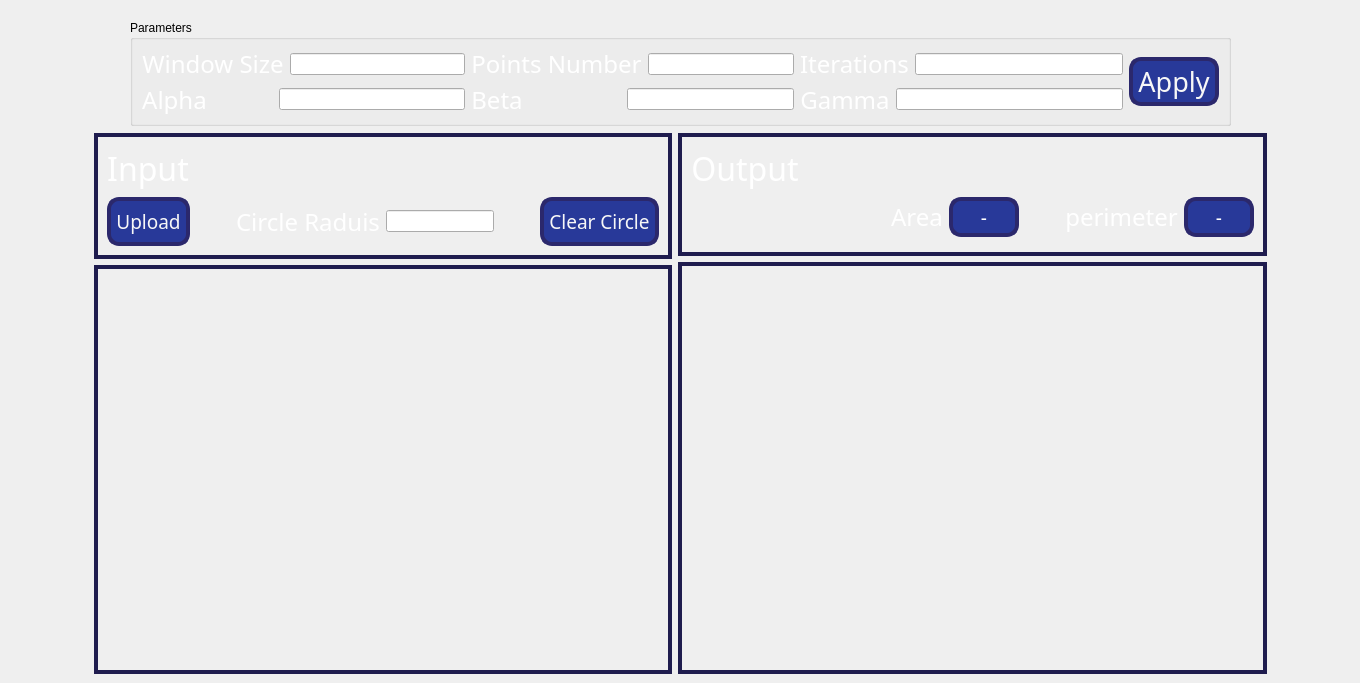
      <widget class="QWidget" name="contourTab">
       <attribute name="title">
        <string>Active Contour</string>
       </attribute>
       <widget class="QWidget" name="">
        <property name="geometry">
         <rect>
          <x>10</x>
          <y>20</y>
          <width>1341</width>
          <height>106</height>
         </rect>
        </property>
        <layout class="QHBoxLayout" name="horizontalLayout_15" stretch="0,0,0">
         <item>
          <spacer name="horizontalSpacer_6">
           <property name="orientation">
            <enum>Qt::Horizontal</enum>
           </property>
           <property name="sizeType">
            <enum>QSizePolicy::Maximum</enum>
           </property>
           <property name="sizeHint" stdset="0">
            <size>
             <width>120</width>
             <height>17</height>
            </size>
           </property>
          </spacer>
         </item>
         <item>
          <widget class="QGroupBox" name="groupBox">
           <property name="title">
            <string>Parameters</string>
           </property>
           <layout class="QGridLayout" name="gridLayout_7">
            <item row="0" column="0">
             <layout class="QHBoxLayout" name="horizontalLayout_16">
              <item>
               <widget class="QLabel" name="inputLabel_4">
                <property name="font">
                 <font>
                  <family>Impact</family>
                  <pointsize>18</pointsize>
                  <bold>false</bold>
                 </font>
                </property>
                <property name="styleSheet">
                 <string notr="true">QLabel{
	color: white;
	border:none;
}</string>
                </property>
                <property name="text">
                 <string>Window Size</string>
                </property>
                <property name="alignment">
                 <set>Qt::AlignCenter</set>
                </property>
               </widget>
              </item>
              <item>
               <widget class="QLineEdit" name="lineEdit_2"/>
              </item>
             </layout>
            </item>
            <item row="0" column="1">
             <layout class="QHBoxLayout" name="horizontalLayout_17">
              <item>
               <widget class="QLabel" name="inputLabel_7">
                <property name="font">
                 <font>
                  <family>Impact</family>
                  <pointsize>18</pointsize>
                  <bold>false</bold>
                 </font>
                </property>
                <property name="styleSheet">
                 <string notr="true">QLabel{
	color: white;
	border:none;
}</string>
                </property>
                <property name="text">
                 <string>Points Number</string>
                </property>
                <property name="alignment">
                 <set>Qt::AlignCenter</set>
                </property>
               </widget>
              </item>
              <item>
               <widget class="QLineEdit" name="lineEdit_3"/>
              </item>
             </layout>
            </item>
            <item row="0" column="2">
             <layout class="QHBoxLayout" name="horizontalLayout_18">
              <item>
               <widget class="QLabel" name="inputLabel_8">
                <property name="font">
                 <font>
                  <family>Impact</family>
                  <pointsize>18</pointsize>
                  <bold>false</bold>
                 </font>
                </property>
                <property name="styleSheet">
                 <string notr="true">QLabel{
	color: white;
	border:none;
}</string>
                </property>
                <property name="text">
                 <string>Iterations</string>
                </property>
                <property name="alignment">
                 <set>Qt::AlignCenter</set>
                </property>
               </widget>
              </item>
              <item>
               <widget class="QLineEdit" name="lineEdit_4"/>
              </item>
             </layout>
            </item>
            <item row="0" column="3" rowspan="2">
             <widget class="QPushButton" name="medianFilter_3">
              <property name="minimumSize">
               <size>
                <width>0</width>
                <height>0</height>
               </size>
              </property>
              <property name="maximumSize">
               <size>
                <width>16777215</width>
                <height>16777215</height>
               </size>
              </property>
              <property name="font">
               <font>
                <family>Impact</family>
                <pointsize>20</pointsize>
                <bold>false</bold>
               </font>
              </property>
              <property name="layoutDirection">
               <enum>Qt::LeftToRight</enum>
              </property>
              <property name="autoFillBackground">
               <bool>false</bool>
              </property>
              <property name="styleSheet">
               <string notr="true">QPushButton{
appearance: button;
backface-visibility: hidden;
background-color: #283999;
border-radius: 12px;
border: 4px solid rgb(43, 40, 108);
box-shadow: rgba(50, 50, 93, .1) 0 0 0 1px inset,rgba(50, 50, 93, .1) 0 2px 5px 0,rgba(0, 0, 0, .07) 0 1px 1px 0;
	color: rgb(247, 247, 247);
cursor: pointer;
font-size: 100%;
height: 35px;
padding: 3px 5px;
position: relative;
text-align: center;
}
QPushButton:hover{
background-color: #3348c1;
}
QPushButton:pressed{
background-color: #1c2973;
}</string>
              </property>
              <property name="text">
               <string>Apply</string>
              </property>
              <property name="autoDefault">
               <bool>false</bool>
              </property>
             </widget>
            </item>
            <item row="1" column="0">
             <layout class="QHBoxLayout" name="horizontalLayout_22">
              <item>
               <widget class="QLabel" name="inputLabel_12">
                <property name="font">
                 <font>
                  <family>Impact</family>
                  <pointsize>18</pointsize>
                  <bold>false</bold>
                 </font>
                </property>
                <property name="styleSheet">
                 <string notr="true">QLabel{
	color: white;
	border:none;
}</string>
                </property>
                <property name="text">
                 <string>Alpha</string>
                </property>
                <property name="alignment">
                 <set>Qt::AlignCenter</set>
                </property>
               </widget>
              </item>
              <item>
               <spacer name="horizontalSpacer_10">
                <property name="orientation">
                 <enum>Qt::Horizontal</enum>
                </property>
                <property name="sizeType">
                 <enum>QSizePolicy::Maximum</enum>
                </property>
                <property name="sizeHint" stdset="0">
                 <size>
                  <width>66</width>
                  <height>20</height>
                 </size>
                </property>
               </spacer>
              </item>
              <item>
               <widget class="QLineEdit" name="lineEdit_8"/>
              </item>
             </layout>
            </item>
            <item row="1" column="1">
             <layout class="QHBoxLayout" name="horizontalLayout_23">
              <item>
               <widget class="QLabel" name="inputLabel_13">
                <property name="font">
                 <font>
                  <family>Impact</family>
                  <pointsize>18</pointsize>
                  <bold>false</bold>
                 </font>
                </property>
                <property name="styleSheet">
                 <string notr="true">QLabel{
	color: white;
	border:none;
}</string>
                </property>
                <property name="text">
                 <string>Beta</string>
                </property>
                <property name="alignment">
                 <set>Qt::AlignCenter</set>
                </property>
               </widget>
              </item>
              <item>
               <spacer name="horizontalSpacer_11">
                <property name="orientation">
                 <enum>Qt::Horizontal</enum>
                </property>
                <property name="sizeType">
                 <enum>QSizePolicy::Maximum</enum>
                </property>
                <property name="sizeHint" stdset="0">
                 <size>
                  <width>98</width>
                  <height>20</height>
                 </size>
                </property>
               </spacer>
              </item>
              <item>
               <widget class="QLineEdit" name="lineEdit_9"/>
              </item>
             </layout>
            </item>
            <item row="1" column="2">
             <layout class="QHBoxLayout" name="horizontalLayout_21">
              <item>
               <widget class="QLabel" name="inputLabel_11">
                <property name="font">
                 <font>
                  <family>Impact</family>
                  <pointsize>18</pointsize>
                  <bold>false</bold>
                 </font>
                </property>
                <property name="styleSheet">
                 <string notr="true">QLabel{
	color: white;
	border:none;
}</string>
                </property>
                <property name="text">
                 <string>Gamma</string>
                </property>
                <property name="alignment">
                 <set>Qt::AlignCenter</set>
                </property>
               </widget>
              </item>
              <item>
               <widget class="QLineEdit" name="lineEdit_7"/>
              </item>
             </layout>
            </item>
           </layout>
          </widget>
         </item>
         <item>
          <spacer name="horizontalSpacer_7">
           <property name="orientation">
            <enum>Qt::Horizontal</enum>
           </property>
           <property name="sizeType">
            <enum>QSizePolicy::Maximum</enum>
           </property>
           <property name="sizeHint" stdset="0">
            <size>
             <width>120</width>
             <height>17</height>
            </size>
           </property>
          </spacer>
         </item>
        </layout>
       </widget>
       <widget class="QWidget" name="">
        <property name="geometry">
         <rect>
          <x>10</x>
          <y>133</y>
          <width>1341</width>
          <height>541</height>
         </rect>
        </property>
        <layout class="QHBoxLayout" name="horizontalLayout_13">
         <item>
          <spacer name="horizontalSpacer_4">
           <property name="orientation">
            <enum>Qt::Horizontal</enum>
           </property>
           <property name="sizeHint" stdset="0">
            <size>
             <width>40</width>
             <height>20</height>
            </size>
           </property>
          </spacer>
         </item>
         <item>
          <layout class="QVBoxLayout" name="verticalLayout_4" stretch="0,2">
           <item>
            <widget class="QFrame" name="frame_2">
             <property name="styleSheet">
              <string notr="true">QFrame{
border: 4px solid #1f1c4e;
border-raduis: 10px;
}</string>
             </property>
             <property name="frameShape">
              <enum>QFrame::StyledPanel</enum>
             </property>
             <property name="frameShadow">
              <enum>QFrame::Raised</enum>
             </property>
             <layout class="QGridLayout" name="gridLayout_4">
              <item row="0" column="0" alignment="Qt::AlignLeft">
               <widget class="QLabel" name="inputLabel_2">
                <property name="font">
                 <font>
                  <family>Impact</family>
                  <pointsize>24</pointsize>
                  <bold>false</bold>
                 </font>
                </property>
                <property name="styleSheet">
                 <string notr="true">QLabel{
	color: white;
	border:none;
}</string>
                </property>
                <property name="text">
                 <string>Input</string>
                </property>
                <property name="alignment">
                 <set>Qt::AlignCenter</set>
                </property>
               </widget>
              </item>
              <item row="1" column="0">
               <layout class="QHBoxLayout" name="horizontalLayout_9">
                <item>
                 <widget class="QPushButton" name="importButton_2">
                  <property name="minimumSize">
                   <size>
                    <width>0</width>
                    <height>0</height>
                   </size>
                  </property>
                  <property name="maximumSize">
                   <size>
                    <width>16777215</width>
                    <height>16777215</height>
                   </size>
                  </property>
                  <property name="font">
                   <font>
                    <family>Impact</family>
                    <pointsize>14</pointsize>
                    <bold>false</bold>
                   </font>
                  </property>
                  <property name="layoutDirection">
                   <enum>Qt::LeftToRight</enum>
                  </property>
                  <property name="autoFillBackground">
                   <bool>false</bool>
                  </property>
                  <property name="styleSheet">
                   <string notr="true">QPushButton{
appearance: button;
backface-visibility: hidden;
background-color: #283999;
border-radius: 12px;
border: 4px solid rgb(43, 40, 108);
box-shadow: rgba(50, 50, 93, .1) 0 0 0 1px inset,rgba(50, 50, 93, .1) 0 2px 5px 0,rgba(0, 0, 0, .07) 0 1px 1px 0;
	color: rgb(247, 247, 247);
cursor: pointer;
font-size: 100%;
height: 35px;
padding: 3px 5px;
position: relative;
text-align: center;
}
QPushButton:hover{
background-color: #3348c1;
}
QPushButton:pressed{
background-color: #1c2973;
}</string>
                  </property>
                  <property name="text">
                   <string>Upload</string>
                  </property>
                  <property name="autoDefault">
                   <bool>false</bool>
                  </property>
                 </widget>
                </item>
                <item>
                 <spacer name="horizontalSpacer_2">
                  <property name="orientation">
                   <enum>Qt::Horizontal</enum>
                  </property>
                  <property name="sizeHint" stdset="0">
                   <size>
                    <width>40</width>
                    <height>20</height>
                   </size>
                  </property>
                 </spacer>
                </item>
                <item>
                 <layout class="QHBoxLayout" name="horizontalLayout_6">
                  <item>
                   <widget class="QLabel" name="inputLabel_3">
                    <property name="font">
                     <font>
                      <family>Impact</family>
                      <pointsize>18</pointsize>
                      <bold>false</bold>
                     </font>
                    </property>
                    <property name="styleSheet">
                     <string notr="true">QLabel{
	color: white;
	border:none;
}</string>
                    </property>
                    <property name="text">
                     <string>Circle Raduis</string>
                    </property>
                    <property name="alignment">
                     <set>Qt::AlignCenter</set>
                    </property>
                   </widget>
                  </item>
                  <item>
                   <widget class="QLineEdit" name="lineEdit"/>
                  </item>
                 </layout>
                </item>
                <item>
                 <spacer name="horizontalSpacer_9">
                  <property name="orientation">
                   <enum>Qt::Horizontal</enum>
                  </property>
                  <property name="sizeHint" stdset="0">
                   <size>
                    <width>40</width>
                    <height>20</height>
                   </size>
                  </property>
                 </spacer>
                </item>
                <item>
                 <widget class="QPushButton" name="resetButton_2">
                  <property name="minimumSize">
                   <size>
                    <width>0</width>
                    <height>0</height>
                   </size>
                  </property>
                  <property name="maximumSize">
                   <size>
                    <width>16777215</width>
                    <height>16777215</height>
                   </size>
                  </property>
                  <property name="font">
                   <font>
                    <family>Impact</family>
                    <pointsize>14</pointsize>
                    <bold>false</bold>
                   </font>
                  </property>
                  <property name="layoutDirection">
                   <enum>Qt::LeftToRight</enum>
                  </property>
                  <property name="autoFillBackground">
                   <bool>false</bool>
                  </property>
                  <property name="styleSheet">
                   <string notr="true">QPushButton{
appearance: button;
backface-visibility: hidden;
background-color: #283999;
border-radius: 12px;
border: 4px solid rgb(43, 40, 108);
box-shadow: rgba(50, 50, 93, .1) 0 0 0 1px inset,rgba(50, 50, 93, .1) 0 2px 5px 0,rgba(0, 0, 0, .07) 0 1px 1px 0;
	color: rgb(247, 247, 247);
cursor: pointer;
font-size: 100%;
height: 35px;
padding: 3px 5px;
position: relative;
text-align: center;
}
QPushButton:hover{
background-color: #3348c1;
}
QPushButton:pressed{
background-color: #1c2973;
}</string>
                  </property>
                  <property name="text">
                   <string>Clear Circle</string>
                  </property>
                  <property name="autoDefault">
                   <bool>false</bool>
                  </property>
                 </widget>
                </item>
               </layout>
              </item>
             </layout>
            </widget>
           </item>
           <item>
            <widget class="QWidget" name="input2" native="true">
             <property name="styleSheet">
              <string notr="true">	border: 4px solid #1f1c4e;
</string>
             </property>
            </widget>
           </item>
          </layout>
         </item>
         <item>
          <layout class="QVBoxLayout" name="verticalLayout_9" stretch="0,2">
           <item>
            <widget class="QFrame" name="frame_3">
             <property name="styleSheet">
              <string notr="true">QFrame{
border: 4px solid #1f1c4e;
border-raduis: 10px;
}</string>
             </property>
             <property name="frameShape">
              <enum>QFrame::StyledPanel</enum>
             </property>
             <property name="frameShadow">
              <enum>QFrame::Raised</enum>
             </property>
             <layout class="QGridLayout" name="gridLayout_6">
              <property name="bottomMargin">
               <number>15</number>
              </property>
              <item row="1" column="0">
               <layout class="QHBoxLayout" name="horizontalLayout_10">
                <item>
                 <layout class="QHBoxLayout" name="horizontalLayout_11">
                  <item>
                   <spacer name="horizontalSpacer_3">
                    <property name="orientation">
                     <enum>Qt::Horizontal</enum>
                    </property>
                    <property name="sizeType">
                     <enum>QSizePolicy::Maximum</enum>
                    </property>
                    <property name="sizeHint" stdset="0">
                     <size>
                      <width>200</width>
                      <height>20</height>
                     </size>
                    </property>
                   </spacer>
                  </item>
                  <item>
                   <widget class="QLabel" name="inputLabel_5">
                    <property name="font">
                     <font>
                      <family>Impact</family>
                      <pointsize>18</pointsize>
                      <bold>false</bold>
                     </font>
                    </property>
                    <property name="styleSheet">
                     <string notr="true">QLabel{
	color: white;
	border:none;
}</string>
                    </property>
                    <property name="text">
                     <string>Area</string>
                    </property>
                    <property name="alignment">
                     <set>Qt::AlignCenter</set>
                    </property>
                   </widget>
                  </item>
                  <item>
                   <widget class="QLabel" name="slider0_val_2">
                    <property name="minimumSize">
                     <size>
                      <width>70</width>
                      <height>0</height>
                     </size>
                    </property>
                    <property name="maximumSize">
                     <size>
                      <width>70</width>
                      <height>40</height>
                     </size>
                    </property>
                    <property name="font">
                     <font>
                      <family>Impact</family>
                      <pointsize>14</pointsize>
                     </font>
                    </property>
                    <property name="styleSheet">
                     <string notr="true">QLabel {
background-color: rgb(40, 57, 153);
border-radius: 12px;
border: 4px solid rgb(43, 40, 108);
padding: 6px 0;
color: #fff;
}</string>
                    </property>
                    <property name="frameShape">
                     <enum>QFrame::NoFrame</enum>
                    </property>
                    <property name="frameShadow">
                     <enum>QFrame::Plain</enum>
                    </property>
                    <property name="lineWidth">
                     <number>5</number>
                    </property>
                    <property name="midLineWidth">
                     <number>5</number>
                    </property>
                    <property name="text">
                     <string>-</string>
                    </property>
                    <property name="textFormat">
                     <enum>Qt::AutoText</enum>
                    </property>
                    <property name="alignment">
                     <set>Qt::AlignCenter</set>
                    </property>
                   </widget>
                  </item>
                 </layout>
                </item>
                <item>
                 <spacer name="horizontalSpacer_8">
                  <property name="orientation">
                   <enum>Qt::Horizontal</enum>
                  </property>
                  <property name="sizeHint" stdset="0">
                   <size>
                    <width>40</width>
                    <height>20</height>
                   </size>
                  </property>
                 </spacer>
                </item>
                <item>
                 <layout class="QHBoxLayout" name="horizontalLayout_12">
                  <item>
                   <widget class="QLabel" name="inputLabel_6">
                    <property name="font">
                     <font>
                      <family>Impact</family>
                      <pointsize>18</pointsize>
                      <bold>false</bold>
                     </font>
                    </property>
                    <property name="styleSheet">
                     <string notr="true">QLabel{
	color: white;
	border:none;
}</string>
                    </property>
                    <property name="text">
                     <string>perimeter</string>
                    </property>
                    <property name="alignment">
                     <set>Qt::AlignCenter</set>
                    </property>
                   </widget>
                  </item>
                  <item>
                   <widget class="QLabel" name="slider0_val_3">
                    <property name="minimumSize">
                     <size>
                      <width>70</width>
                      <height>0</height>
                     </size>
                    </property>
                    <property name="maximumSize">
                     <size>
                      <width>70</width>
                      <height>40</height>
                     </size>
                    </property>
                    <property name="font">
                     <font>
                      <family>Impact</family>
                      <pointsize>14</pointsize>
                     </font>
                    </property>
                    <property name="styleSheet">
                     <string notr="true">QLabel {
background-color: rgb(40, 57, 153);
border-radius: 12px;
border: 4px solid rgb(43, 40, 108);
padding: 5px 0;
color: #fff;
}</string>
                    </property>
                    <property name="frameShape">
                     <enum>QFrame::NoFrame</enum>
                    </property>
                    <property name="frameShadow">
                     <enum>QFrame::Plain</enum>
                    </property>
                    <property name="lineWidth">
                     <number>5</number>
                    </property>
                    <property name="midLineWidth">
                     <number>5</number>
                    </property>
                    <property name="text">
                     <string>-</string>
                    </property>
                    <property name="textFormat">
                     <enum>Qt::AutoText</enum>
                    </property>
                    <property name="alignment">
                     <set>Qt::AlignCenter</set>
                    </property>
                   </widget>
                  </item>
                 </layout>
                </item>
               </layout>
              </item>
              <item row="0" column="0" alignment="Qt::AlignLeft">
               <widget class="QLabel" name="outputLabel_2">
                <property name="font">
                 <font>
                  <family>Impact</family>
                  <pointsize>24</pointsize>
                  <bold>false</bold>
                 </font>
                </property>
                <property name="styleSheet">
                 <string notr="true">QLabel{
	color: white;
	border:none;
}</string>
                </property>
                <property name="text">
                 <string>Output</string>
                </property>
                <property name="alignment">
                 <set>Qt::AlignCenter</set>
                </property>
               </widget>
              </item>
             </layout>
            </widget>
           </item>
           <item>
            <widget class="QWidget" name="output2" native="true">
             <property name="styleSheet">
              <string notr="true">	border: 4px solid #1f1c4e;</string>
             </property>
            </widget>
           </item>
          </layout>
         </item>
         <item>
          <spacer name="horizontalSpacer_5">
           <property name="orientation">
            <enum>Qt::Horizontal</enum>
           </property>
           <property name="sizeHint" stdset="0">
            <size>
             <width>40</width>
             <height>20</height>
            </size>
           </property>
          </spacer>
         </item>
        </layout>
       </widget>
      </widget>
